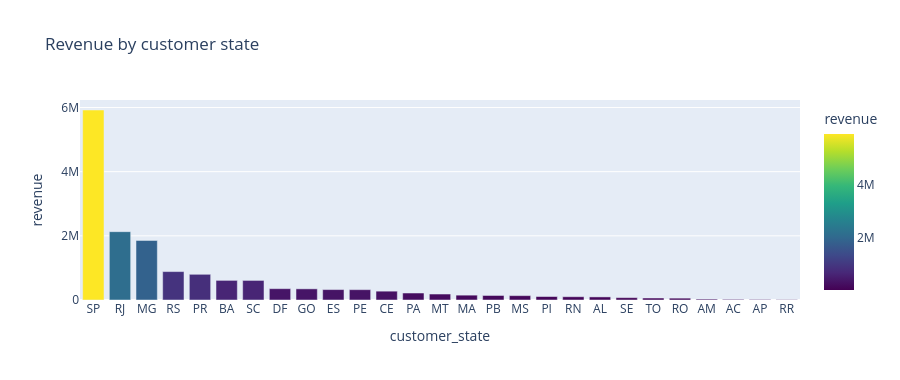

Notebook code for this chart:
### Markdown cell above
## Q3. Geographic distribution

### Code cell
chart_state_revenue(df).show()

### Figure 1 — Plotly figure (JSON) as saved in the notebook; plotly's stock layout.template omitted (floating-point values rounded to 4 significant figures)
{"data": [{"hovertemplate": "customer_state=%{x}<br>revenue=%{marker.color}<extra></extra>", "legendgroup": "", "marker": {"color": [5922000.0, 2130000.0, 1856000.0, 885800.0, 800900.0, 611500.0, 610200.0, 353200.0, 347700.0, 324800.0, 322200.0, 275600.0, 217600.0, 186200.0, 151200.0, 141000.0, 136000.0, 108100.0, 101900.0, 96230.0, 73030.0, 61350.0, 57560.0, 27840.0, 19670.0, 16260.0, 10060.0], "coloraxis": "coloraxis", "pattern": {"shape": ""}}, "name": "", "orientation": "v", "showlegend": false, "textposition": "auto", "type": "bar", "x": ["SP", "RJ", "MG", "RS", "PR", "BA", "SC", "DF", "GO", "ES", "PE", "CE", "PA", "MT", "MA", "PB", "MS", "PI", "RN", "AL", "SE", "TO", "RO", "AM", "AC", "AP", "RR"], "xaxis": "x", "y": [5922000.0, 2130000.0, 1856000.0, 885800.0, 800900.0, 611500.0, 610200.0, 353200.0, 347700.0, 324800.0, 322200.0, 275600.0, 217600.0, 186200.0, 151200.0, 141000.0, 136000.0, 108100.0, 101900.0, 96230.0, 73030.0, 61350.0, 57560.0, 27840.0, 19670.0, 16260.0, 10060.0], "yaxis": "y"}], "layout": {"barmode": "relative", "coloraxis": {"colorbar": {"title": {"text": "revenue"}}, "colorscale": [[0, "#440154"], [0.1111, "#482878"], [0.2222, "#3e4989"], [0.3333, "#31688e"], [0.4444, "#26828e"], [0.5556, "#1f9e89"], [0.6667, "#35b779"], [0.7778, "#6ece58"], [0.8889, "#b5de2b"], [1, "#fde725"]]}, "height": 380, "legend": {"tracegroupgap": 0}, "title": {"text": "Revenue by customer state"}, "xaxis": {"anchor": "y", "domain": [0, 1], "title": {"text": "customer_state"}}, "yaxis": {"anchor": "x", "domain": [0, 1], "title": {"text": "revenue"}}}}
